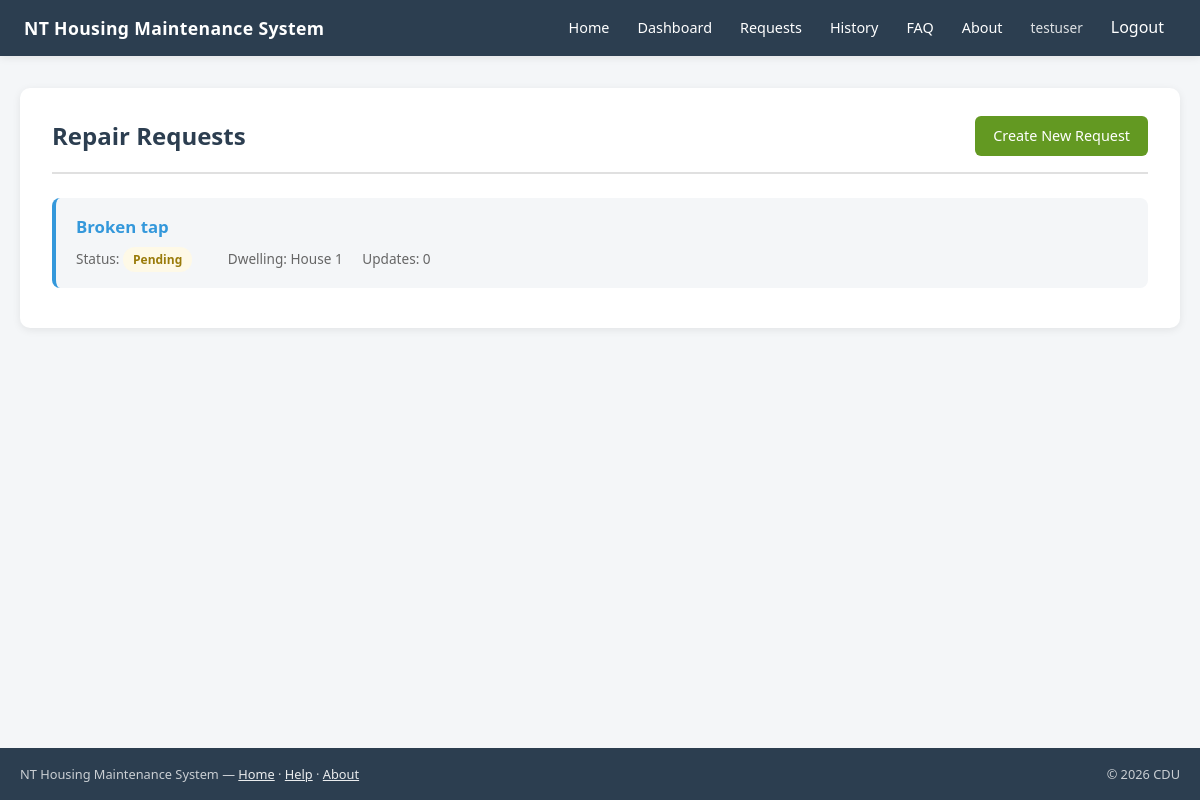
Page /requests/ (signed in) on the committed database.
### housing/models.py (models this page shows, shortened)
class RepairRequest(models.Model):
    STATUS_CHOICES = [
        ("pending", "Pending"),
        ("in_progress", "In Progress"),
        ("completed", "Completed"),
    ]
    objects = RepairRequestQuerySet.as_manager()
    dwelling = models.ForeignKey(Dwelling, on_delete=models.CASCADE)
    tenant = models.ForeignKey(Tenant, on_delete=models.CASCADE)
    category = models.ForeignKey(Category, on_delete=models.CASCADE)
    created_by = models.ForeignKey(
        User,
        on_delete=models.CASCADE,
        related_name="repair_requests",
        null=True,
        blank=True,
    )
    title = models.CharField(max_length=200)
    description = models.TextField()
    status = models.CharField(
        max_length=20,
        choices=STATUS_CHOICES,
        default="pending",
    )
    created_at = models.DateTimeField(auto_now_add=True)
    updated_at = models.DateTimeField(auto_now=True)

class Dwelling(models.Model):
    DWELLING_TYPE_CHOICES = [
        ("house", "House"),
        ("unit", "Unit"),
        ("town_house", "Town House"),
        ("granny_flat", "Granny Flat"),
        ("room", "Room"),
    ]
    community = models.ForeignKey(Community, on_delete=models.CASCADE)
    address = models.CharField(max_length=255)
    dwelling_code = models.CharField(max_length=50)
    dwelling_type = models.CharField(
        max_length=20,
        choices=DWELLING_TYPE_CHOICES,
        default="unit",
    )

### housing/views.py (the view)
class RepairRequestListView(LoginRequiredMixin, RepairRequestAccessMixin, ListView):
    model = RepairRequest
    template_name = "housing/repair_request_list.html"
    context_object_name = "requests"
    login_url = "/login/"
    def get_queryset(self):
        return (
            self.get_accessible_requests()
            .select_related(
                "category",
                "dwelling",
                "tenant__user"
            )
            .prefetch_related("updates")
            .with_update_count()
            .order_by("-created_at")
        )

### housing/models.py (called while the page is built)
    def with_update_count(self):
        return self.annotate(update_count=Count("updates"))

### housing/services.py (called while the page is built)
    @staticmethod
    def is_staff_or_superuser(user):
        return (
            user.is_authenticated
            and (
                user.is_staff
                or user.is_superuser
            )
        )

### housing/views.py (called while the page is built)
    def get_accessible_requests(self):
        if PermissionService.is_staff_or_superuser(self.request.user):
            return RepairRequest.objects.all()
        return RepairRequest.objects.filter(
            Q(created_by=self.request.user) |
            Q(tenant__user=self.request.user)
        ).distinct()

### housing/templates/housing/repair_request_list.html (shortened to what this page needs)
{% extends "housing/base.html" %}
{% block content %}
<div class="container">
    <div class="page-card">
        <div class="page-header">
            <h1>Repair Requests</h1>
            <a href="{% url 'repair-request-create' %}" class="btn btn-success">Create New Request</a>
        </div>
        {% if requests %}
            <ul class="request-list">
                {% for request in requests %}
                    <li class="request-item">
                        <a href="{% url 'repair-request-detail' request.pk %}" class="title-link">
                            {{ request.title }}
                        </a>
                        <div class="request-meta">
                            <span>Status: <span class="badge badge-{{ request.status }}">{{ request.status }}</span></span>
                            <span>Dwelling: {{ request.dwelling.address }}</span>
                            <span>Updates: {{ request.update_count }}</span>
                        </div>
                    </li>
                {% endfor %}
            </ul>
        {% else %}
            <div class="empty-state">
                <p>No repair requests found.</p>
                <p><a href="{% url 'repair-request-create' %}" class="btn btn-primary">Create your first request</a></p>
            </div>
        {% endif %}
    </div>
</div>
{% endblock %}

### housing/templates/housing/base.html (shortened to what this page needs)
{% load static %}
<!DOCTYPE html>
<html lang="en">
<head>
    <link rel="stylesheet" href="{% static 'housing/css/main.css' %}">
</head>
<body>
    <header class="header">
        <div class="header-inner">
            <div class="brand">NT Housing Maintenance System</div>
            <nav class="nav">
                <a href="{% url 'home' %}">Home</a>
                <a href="{% url 'dashboard' %}">Dashboard</a>
                <a href="{% url 'repair-request-list' %}">Requests</a>
                <a href="{% url 'maintenance-history' %}">History</a>
                <a href="{% url 'faq' %}">FAQ</a>
                <a href="{% url 'about' %}">About</a>
                {% if user.is_authenticated %}
                    <span class="user-label">{{ user.username }}</span>
                    <form method="post" action="{% url 'logout' %}" class="logout-form">
                        <button type="submit" class="logout-button">Logout</button>
                    </form>
                {% else %}
                    <a href="{% url 'register' %}">Register</a>
                    <a href="{% url 'login' %}">Login</a>
                {% endif %}
            </nav>
        </div>
    </header>
    <main>
        {% block content %}{% endblock %}
    </main>
    <footer class="site-footer">
        <div class="footer-container">
            <div class="footer-left">
                NT Housing Maintenance System &mdash;
                <a href="{% url 'home' %}">Home</a> &middot;
                <a href="{% url 'faq' %}">Help</a> &middot;
                <a href="{% url 'about' %}">About</a>
            </div>
            <div class="footer-right">
                &copy; 2026 CDU
            </div>
        </div>
    </footer>
</body>
</html>

### housing/static/housing/css/main.css (style rules this page uses)
:root { --color-primary: #2c3e50; --color-primary-dark: #1a252f; --color-accent: #3498db; --color-accent-hover: #2980b9; --color-success: #639922; --color-success-bg: #eaf3de; --color-success-text: #3b6d11; --color-danger: #e74c3c; --color-purple: #9b59b6; --color-bg: #f4f6f8; --color-surface: #ffffff; --color-border: #e0e0e0; --color-text: #333333; --color-text-muted: #666666; --color-text-light: #999999; --shadow-sm: 0 2px 8px rgba(0, 0, 0, 0.08); --shadow-md: 0 4px 16px rgba(0, 0, 0, 0.1); --radius: 8px; --radius-lg: 10px; --font: "Segoe UI", system-ui, -apple-system, Arial, sans-serif; }
*, *::before, *::after { box-sizing: border-box; }
body { font-family: var(--font); background: var(--color-bg); color: var(--color-text); margin: 0; line-height: 1.6; min-height: 100vh; display: flex; flex-direction: column; }
.header { background: var(--color-primary); color: #fff; padding: 0 24px; box-shadow: var(--shadow-sm); }
.header-inner { display: flex; align-items: center; justify-content: space-between; max-width: 1400px; margin: 0 auto; min-height: 56px; flex-wrap: nowrap; gap: 12px; }
.brand { font-size: 1.1rem; font-weight: 600; letter-spacing: 0.02em; }
.nav { display: flex; gap: 4px; align-items: center; flex-wrap: nowrap; overflow-x: auto; }
.nav a, .nav span, .logout-button { color: #fff; text-decoration: none; padding: 8px 12px; border-radius: 4px; font-size: 0.9rem; }
.nav .user-label { opacity: 0.85; font-size: 0.85rem; }
.logout-form { display: inline; margin: 0; }
.logout-button { background: none; border: none; cursor: pointer; font: inherit; }
main { flex: 1; padding: 32px 20px 48px; }
.container { max-width: 1400px; margin: 0 auto; }
.page-card { background: var(--color-surface); border-radius: var(--radius-lg); padding: 28px 32px; box-shadow: var(--shadow-sm); }
.page-header { display: flex; justify-content: space-between; align-items: center; flex-wrap: wrap; gap: 16px; margin-bottom: 24px; padding-bottom: 16px; border-bottom: 2px solid var(--color-border); }
.page-header h1, .page-header h2 { margin: 0; font-size: 1.5rem; color: var(--color-primary); }
h1, h2, h3 { color: var(--color-primary); line-height: 1.3; }
h1 { font-size: 1.75rem; margin-top: 0; }
a { color: var(--color-accent); }
.btn { display: inline-block; padding: 10px 18px; border-radius: 6px; font-size: 0.9rem; font-weight: 500; text-decoration: none; border: none; cursor: pointer; font-family: inherit; line-height: 1.4; transition: background 0.15s ease; }
.btn-success { background: var(--color-success); color: #fff; }
.request-list { list-style: none; padding: 0; margin: 0; }
.request-item { background: var(--color-bg); border-radius: var(--radius); padding: 16px 20px; margin-bottom: 12px; border-left: 4px solid var(--color-accent); transition: box-shadow 0.15s; }
.request-item a.title-link { font-size: 1.05rem; font-weight: 600; text-decoration: none; }
.request-meta { font-size: 0.85rem; color: var(--color-text-muted); margin-top: 6px; }
.request-meta span { display: inline-block; margin-right: 16px; }
.badge { display: inline-block; padding: 3px 10px; border-radius: 12px; font-size: 0.75rem; font-weight: 600; text-transform: capitalize; }
.badge-pending { background: #fef9e7; color: #9a7b0a; }
.site-footer { background: var(--color-primary); color: rgba(255, 255, 255, 0.75); padding: 16px 20px; font-size: 0.8rem; }
.footer-container { max-width: 1400px; margin: 0 auto; display: flex; justify-content: space-between; align-items: center; gap: 20px; }
.footer-left { flex: 1; }
.footer-right { text-align: right; white-space: nowrap; }
.site-footer a { color: rgba(255, 255, 255, 0.9); }

### rows in the picture
RepairRequest: title "Broken tap", status "Pending", dwelling.address "House 1", update_count "0"

### other values in the picture
{{ user.username }} "testuser"
